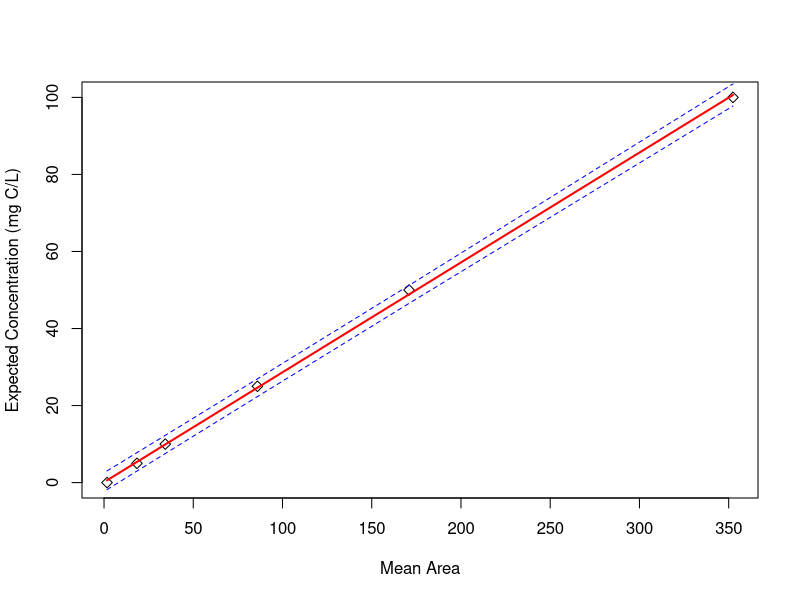
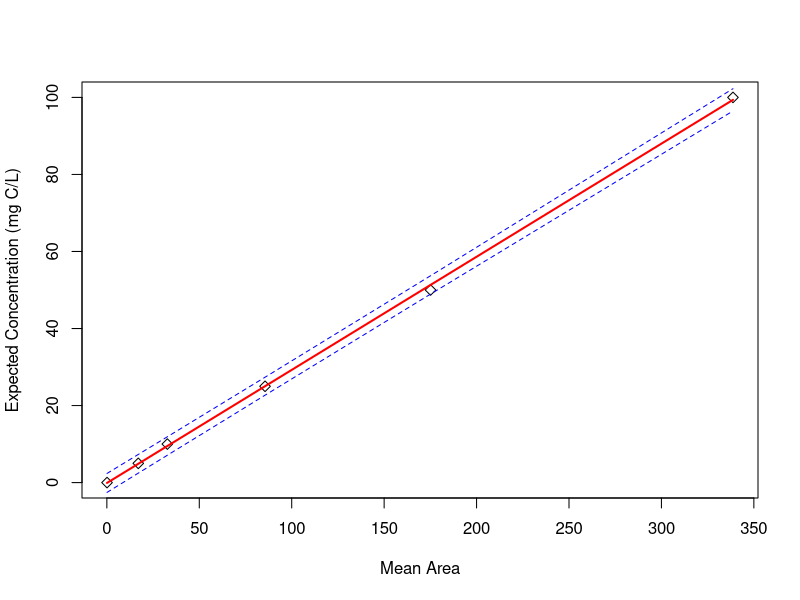

Reproduce these figures in R, in order.
################################################################################
#                                                                              #
# Dissolved Organic Carbon Calculations for HMWF Data                          #
#                                                                              #
################################################################################
#                                                                              #
# Written by: Mario Muscarella                                                 #
#                                                                              #
# Created: 23 Aug 2011                                                         #
#                                                                              #
# Last update: 12 Nov 2015                                                     #
#                                                                              #
################################################################################
#                                                                              #
# Notes: This script processes the raw data obtained for total nitrogen        #
#         concentrations in Huron Mountain lakes. The data were generated      #
#         using a Tic/Toc-TN instrument (specs                                 #
#                                                                              #
# Issues: Non Identified                                                       #
#                                                                              #
# Recent Changes:                                                              #
#         1. Added calculations for 2012 data                                  #
#                                                                              #
# Future Changes (To-Do List):                                                 #
#         1.                                                                   #
#                                                                              #
################################################################################

setwd("~/GitHub/ResourceHeterogeneity")

################################################################################
# 2011 Data                                                                    #
################################################################################

raw.data=read.delim("./data/HMWF2011_DOC_TN_Raw.txt", header=TRUE)
raw.data

#Standard Curve

exp <- c(0,5,10,25,50,100)
obs <- c(raw.data[9,5],raw.data[16,5],raw.data[23,5],raw.data[29,5],
         raw.data[35,5],raw.data[41,5])
st.crv <- cbind(exp,obs)
st.crv
crv <- lm(exp ~ obs)
summary(crv)

#Predictions based on Curve Data
pred.frame <- data.frame(obs)
pl <- predict(crv, int="p", newdata=pred.frame)
pl

#Visualization of Curve
plot(y=exp,x=obs,ylab="Expected Concentration (mg C/L)",xlab="Mean Area",pch=5)
matlines(pred.frame, pl, lty=c(1,2,2), lw=c(2,1,1), col= c("red","blue","blue"))

#Sample Data
sample <- c("MEM2011_001","MEM2011_002","MEM2011_003","MEM2011_004",
            "MEM2011_005","MEM2011_006","MEM2011_007","MEM2011_008",
            "MEM2011_009","MEM2011_010","MEM2011_011","MEM2011_012",
            "MEM2011_013","MEM2011_014","MEM2011_015","MEM2011_016",
            "MEM2011_017","MEM2011_018","MEM2011_019","MEM2011_020",
            "MEM2011_021","MEM2011_022")

raw <- c(raw.data[132,5],raw.data[140,5],raw.data[149,5],raw.data[159,5],
         raw.data[167,5],raw.data[173,5],raw.data[182,5],raw.data[194,5],
         raw.data[200,5],raw.data[206,5],raw.data[212,5],raw.data[218,5],
         raw.data[225,5],raw.data[233,5],raw.data[242,5],raw.data[249,5],
         raw.data[257,5],raw.data[266,5],raw.data[273,5],raw.data[279,5],
         raw.data[289,5],raw.data[295,5])

#Predictions for Sample Data
exp.2 <- c(0,5,10,25,50,100,rep(NA, 22))
obs.2 <- c(obs, raw)
crv.2 <- lm(exp.2 ~ obs.2)
summary(crv.2)
pred.frame.2 <- data.frame(obs.2)
pl.2 <- predict(crv.2, int="p", newdata=pred.frame.2,se.fit=TRUE)
pl.2$fit
pl.2$se

#Data Table
sample.2 <- c(exp,sample)
names <- as.data.frame(sample.2)
se <- as.data.frame(pl.2$se)

data <- cbind(names,pl.2$fit,se)
colnames(data) <- c("Sample","Concentration (mg C/L)","LCL","UCL","SE")

#Export Data
write.table(data, file="./data/2011DOC_data.txt", col.names=TRUE,
            row.names=FALSE,sep="\t")

################################################################################
# 2012 Data                                                                    #
################################################################################

HMWF2012.raw <- read.delim("./data/HMWF2012_DOC_TN_Raw.txt", header=TRUE)
HMWF2012.raw
colnames(HMWF2012.raw) <- c("Sample", "Injection", "Analysis", "Area",
                            "Mean_Area", "Excluded", "Vol", "X")

HMWF2012.doc <- HMWF2012.raw[HMWF2012.raw$Analysis == "NPOC", ]

#Standard Curve

exp <- c(0,5,10,25,50,100)
obs <- c(mean(HMWF2012.doc[HMWF2012.doc$Sample == "Blank Sipper", 5]),
         mean(HMWF2012.doc[HMWF2012.doc$Sample == "5ppm C,N", 5]),
         mean(HMWF2012.doc[HMWF2012.doc$Sample == "10ppm C,N", 5]),
         mean(HMWF2012.doc[HMWF2012.doc$Sample == "25ppm C,N", 5]),
         mean(HMWF2012.doc[HMWF2012.doc$Sample == "50ppm C,N", 5]),
         mean(HMWF2012.doc[HMWF2012.doc$Sample == "100ppm C,N", 5]))
st.crv <- cbind(exp,obs)
crv <- lm(exp ~ obs)
summary(crv)

#Predictions based on Curve Data
pred.frame <- data.frame(obs)
pl <- predict(crv, int="p", newdata=pred.frame)

#Visualization of Curve
plot(y=exp,x=obs,ylab="Expected Concentration (mg C/L)",xlab="Mean Area",pch=5)
matlines(pred.frame, pl, lty=c(1,2,2), lw=c(2,1,1), col= c("red","blue","blue"))

#Sample Data
sample <- c("MEM2012_001","MEM2012_002","MEM2012_003","MEM2012_004",
            "MEM2012_005","MEM2012_006","MEM2012_007","MEM2012_008",
            "MEM2012_009","MEM2012_010","MEM2012_011","MEM2012_012",
            "MEM2012_013","MEM2012_014","MEM2012_015","MEM2012_016",
            "MEM2012_017","MEM2012_018","MEM2012_019","MEM2012_020",
            "MEM2012_021","MEM2012_022","MEM2012_023","MEM2012_024",
            "MEM2012_025","MEM2012_026","MEM2012_027","MEM2012_028",
            "MEM2012_029","MEM2012_030")

raw <- rep(NA, length(sample))

for (i in 1:length(raw)){
  raw[i] <- mean(HMWF2012.doc[HMWF2012.doc$Sample == sample[i], 5])
}

#Predictions for Sample Data
exp.2 <- c(0,5,10,25,50,100,rep(NA, length(sample)))
obs.2 <- c(obs, raw)
crv.2 <- lm(exp.2 ~ obs.2)
summary(crv.2)
pred.frame.2 <- data.frame(obs.2)
pl.2 <- predict(crv.2, int="p", newdata=pred.frame.2,se.fit=TRUE)
pl.2$fit
pl.2$se

#Data Table
sample.2 <- c(exp,sample)
sample.2
names <- as.data.frame(sample.2)
se <- as.data.frame(pl.2$se)

data <- cbind(names,pl.2$fit,se)
colnames(data) <- c("Sample","Concentration (mg C/L)","LCL","UCL","SE")
data

#Export Data
write.table(data,file="./data/2012DOC_data.txt", col.names=TRUE,
            row.names=FALSE,sep="\t")
